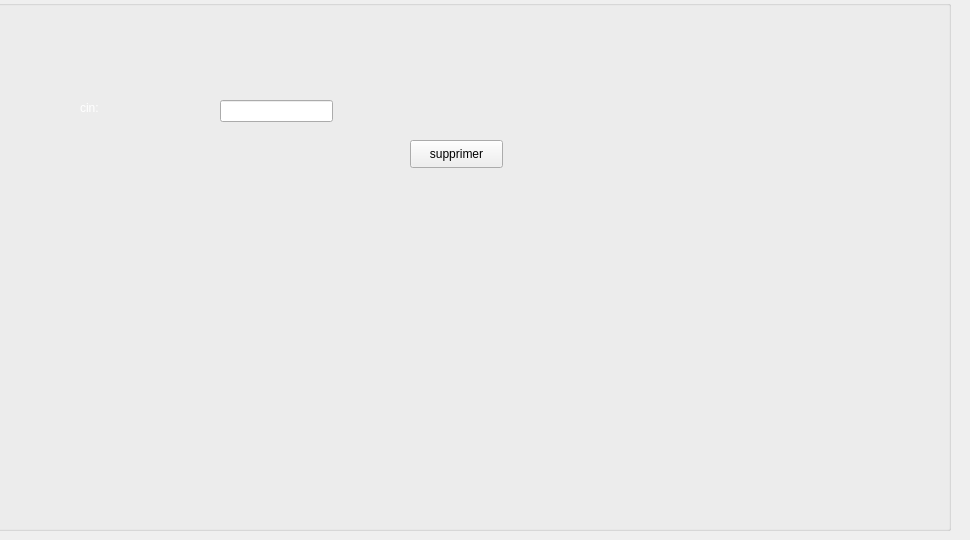
      <widget class="QWidget" name="tab_3">
       <attribute name="title">
        <string>supprimer</string>
       </attribute>
       <widget class="QLabel" name="label_13">
        <property name="geometry">
         <rect>
          <x>80</x>
          <y>100</y>
          <width>56</width>
          <height>16</height>
         </rect>
        </property>
        <property name="styleSheet">
         <string notr="true">color: rgb(255, 255, 255);</string>
        </property>
        <property name="text">
         <string>cin:</string>
        </property>
       </widget>
       <widget class="QLineEdit" name="cin_supp">
        <property name="geometry">
         <rect>
          <x>220</x>
          <y>100</y>
          <width>113</width>
          <height>22</height>
         </rect>
        </property>
        <property name="styleSheet">
         <string notr="true"/>
        </property>
       </widget>
       <widget class="QPushButton" name="pb_supprimer">
        <property name="geometry">
         <rect>
          <x>410</x>
          <y>140</y>
          <width>93</width>
          <height>28</height>
         </rect>
        </property>
        <property name="styleSheet">
         <string notr="true"/>
        </property>
        <property name="text">
         <string>supprimer</string>
        </property>
       </widget>
       <widget class="QGroupBox" name="groupBox_4">
        <property name="geometry">
         <rect>
          <x>-10</x>
          <y>0</y>
          <width>961</width>
          <height>531</height>
         </rect>
        </property>
        <property name="styleSheet">
         <string notr="true">background-image: url(:/image/image/3.jpg);</string>
        </property>
        <property name="title">
         <string/>
        </property>
       </widget>
       <zorder>groupBox_4</zorder>
       <zorder>label_13</zorder>
       <zorder>cin_supp</zorder>
       <zorder>pb_supprimer</zorder>
      </widget>
